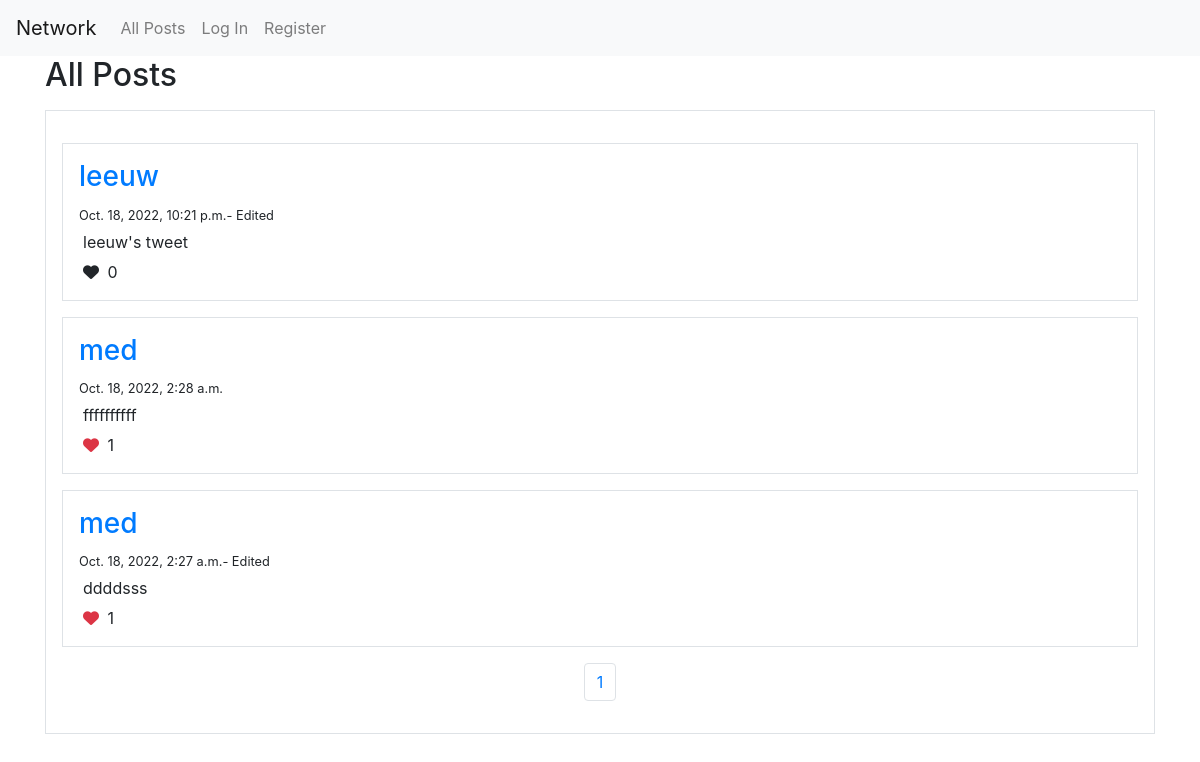
Before: / with the older database file.
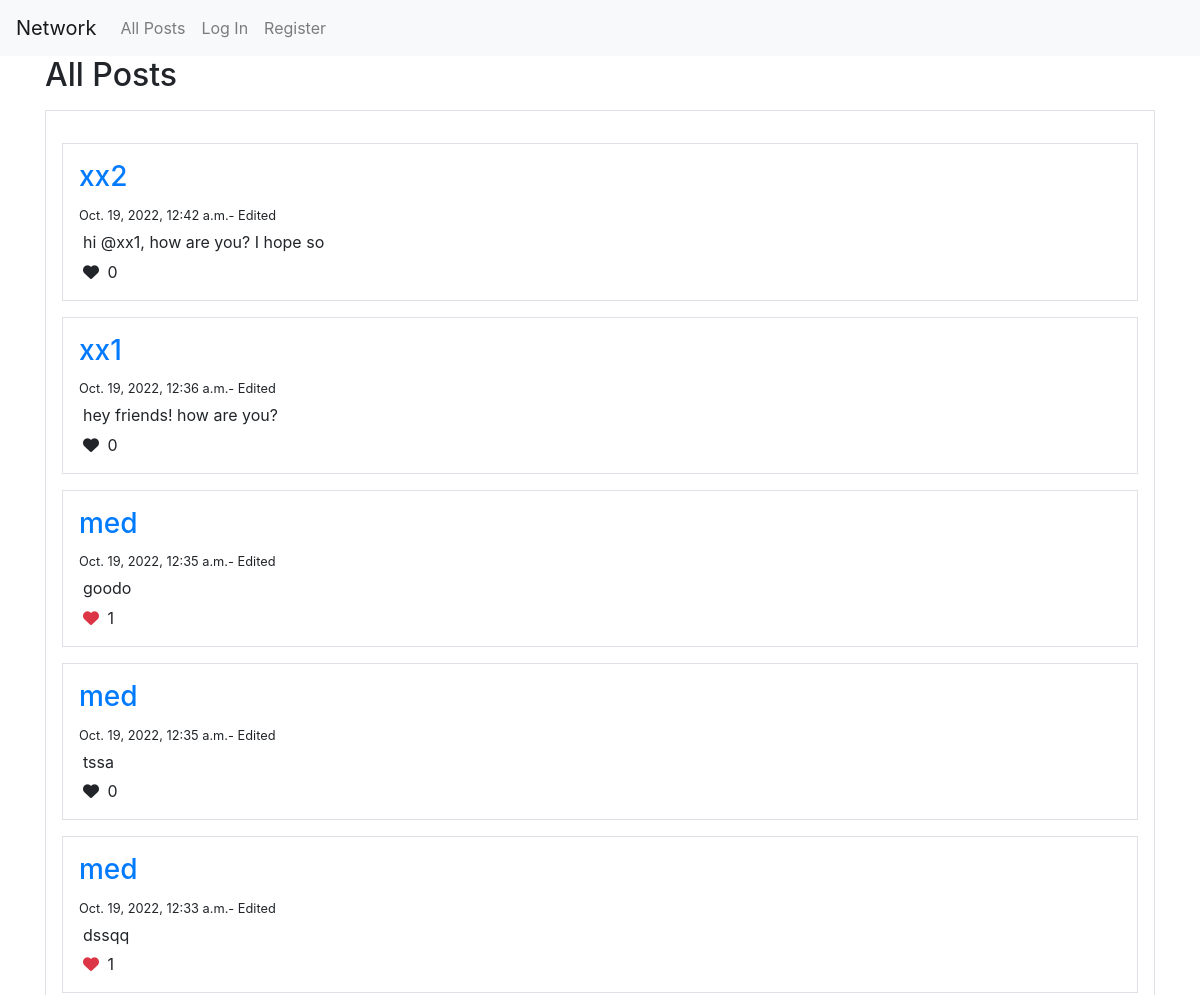
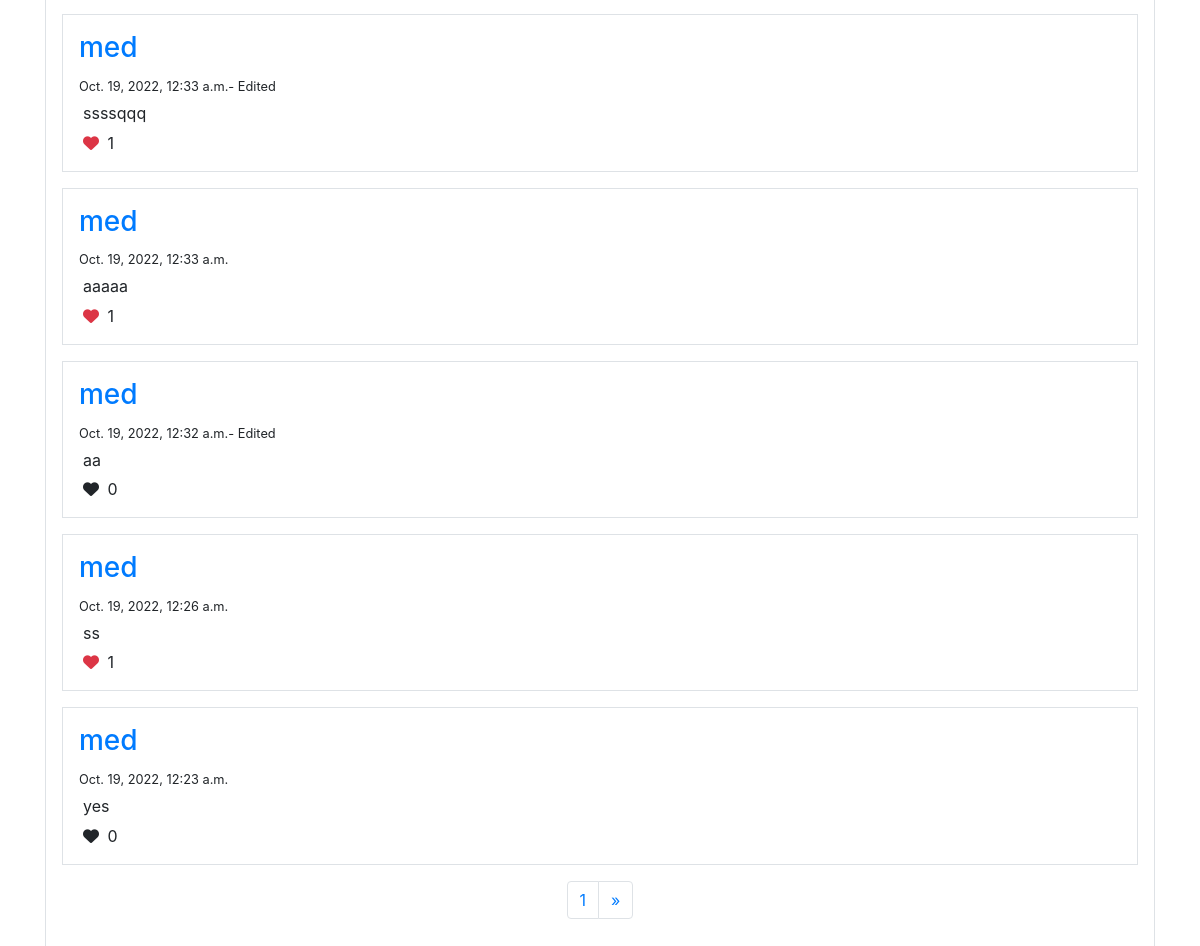
After: the same page with the newer database file (2 pictures, top to bottom).
### network/models.py (models this page shows, shortened)
class Posts(models.Model):
    poster = models.ForeignKey(User, on_delete= models.CASCADE, related_name='posts')
    likes = models.ManyToManyField(User, related_name='likes')
    content = models.TextField()
    edited = models.BooleanField(default=False)
    createdAt = models.DateTimeField()
    editedAt = models.DateTimeField(null=True, blank=True)

class User(AbstractUser):
    pass

### network/views.py (the view)
# urls.py: path("", views.index, name="index"),
def index(request):
    posts = Posts.objects.all().order_by('-editedAt')
    page_obj, page_number, last_page = paginator(request, posts)
    form = PostsForm()
    return render(request, "network/index.html", {'form': form,'posts' : page_obj, "current_page": page_number, "last_page": last_page})

### network/helper.py (called while the page is built)
def paginator(request, posts):
    paginator = Paginator(posts, 10)
    page_number = request.GET.get('page')
    if(page_number):
        page_number = int(page_number)
    else:
        page_number = 1
    page_obj = paginator.get_page(page_number)
    return page_obj, page_number, paginator.num_pages

### network/templates/network/index.html (shortened to what this page needs)
{% extends "network/layout.html" %}
{% load static %}
{% block body %}
    <div class="container">
        <h2>All Posts</h2>
        <div class="border p-3 my-3" id="new_posts">
            {%if posts|length%}
                {% for post in posts %}
                    <div class="border p-3 my-3" id="post-{{post.id}}">
                        <div>
                            <h3>
                                {%if user.id == post.poster.id%}
                                <a href="{%url 'me'%}">
                                    You
                                </a>
                                {%else%}
                                <a href="{%url 'profile' post.poster%}-{{post.poster.id}}">
                                    {{post.poster}}
                                </a>
                                {%endif%}
                            </h3>
                        </div>
                        <div>
                            <small>
                                {%if post.edited%}
                                    {{post.editedAt}}- Edited
                                {%else%}
                                    {{post.createdAt}}
                                {%endif%}
                            </small>
                        </div>
                        <div class="m-1" id="post_content-{{post.id}}">
                            {{post.content}}
                        </div>
                        <div class="d-flex">
                            <form id="like_post_form_{{post.id}}">
                                <button class="btn btn-none border-0 p-0 like_post_btn" type="submit">
                                    {%if post.likes.all|length %}
                                    <i class="mx-1 fa fa-heart text-danger" id="fa-heart-{{post.id}}"></i>
                                    {%else%}
                                    <i class="mx-1 fa fa-heart" id="fa-heart-{{post.id}}"></i>
                                    {%endif%}
                                    <span id="span_like_{{post.id}}">{{post.likes.all | length}}</span>
                                </button>
                            </form>
                        </div>
                    </div>
                {%endfor%}
                <div class="d-flex justify-content-center">
                    <nav aria-label="Page navigation example">
                        <ul class="pagination">
                            <li class="page-item"><a class="page-link" href="?page={{current_page}}">{{current_page}}</a></li>
                            {%if last_page != 1 and current_page < last_page%}
                            <li class="page-item">
                                <a class="page-link" href="?page={{current_page|add:'1'}}" aria-label="Next">
                                <span aria-hidden="true">&raquo;</span>
                                </a>
                            </li>
                            {%endif%}
                        </ul>
                      </nav>
                </div>
            {%else%}
                <div class="d-flex justify-content-center" id="nopost">
                    <p>No posts yet!</p>
                </div>
            {%endif%}
        </div>
    </div>
{% endblock %}

Changed rows visible on the page:
no longer on this page (row edited): Posts: poster "leeuw", editedAt "Oct. 18, 2022, 10:21 p.m.", content "leeuw's tweet", likes.all|length "0"
no longer on this page (row unchanged): Posts: poster "med", createdAt "Oct. 18, 2022, 2:28 a.m.", content "ffffffffff", likes.all|length "1"
no longer on this page (row unchanged): Posts: poster "med", editedAt "Oct. 18, 2022, 2:27 a.m.", content "ddddsss", likes.all|length "1"
added Posts: poster "xx2", editedAt "Oct. 19, 2022, 12:42 a.m.", content "hi @xx1, how are you? I hope so", likes.all|length "0"
added Posts: poster "xx1", editedAt "Oct. 19, 2022, 12:36 a.m.", content "hey friends! how are you?", likes.all|length "0"
added Posts: poster "med", editedAt "Oct. 19, 2022, 12:35 a.m.", content "goodo", likes.all|length "1"
added Posts: poster "med", editedAt "Oct. 19, 2022, 12:35 a.m.", content "tssa", likes.all|length "0"
added Posts: poster "med", editedAt "Oct. 19, 2022, 12:33 a.m.", content "dssqq", likes.all|length "1"
added Posts: poster "med", editedAt "Oct. 19, 2022, 12:33 a.m.", content "ssssqqq", likes.all|length "1"
added Posts: poster "med", createdAt "Oct. 19, 2022, 12:33 a.m.", content "aaaaa", likes.all|length "1"
added Posts: poster "med", editedAt "Oct. 19, 2022, 12:32 a.m.", content "aa", likes.all|length "0"
added Posts: poster "med", createdAt "Oct. 19, 2022, 12:26 a.m.", content "ss", likes.all|length "1"
added Posts: poster "med", createdAt "Oct. 19, 2022, 12:23 a.m.", content "yes", likes.all|length "0"
